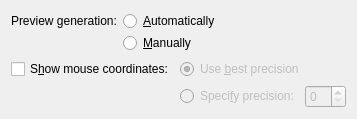
<?xml version="1.0" encoding="UTF-8"?>
<ui version="4.0">
 <class>ConfigPreviewWidget</class>
 <widget class="QWidget" name="ConfigPreviewWidget">
  <property name="windowTitle">
   <string>Preview</string>
  </property>
  <layout class="QVBoxLayout" name="verticalLayout">
   <item>
    <layout class="QFormLayout" name="buildFormLayout">
     <property name="verticalSpacing">
      <number>2</number>
     </property>
     <item row="0" column="0">
      <widget class="QLabel" name="buildLabel">
       <property name="whatsThis">
        <string>&lt;p&gt;Specify whether the preview should be generated automatically or manually.  If the option &quot;Automatically&quot; is checked, the TikZ code in the editor is compiled while editing.  If the option &quot;Manually&quot; is checked, a &quot;Build&quot; button is available and the TikZ code is only compiled when you press that button.&lt;/p&gt;</string>
       </property>
       <property name="text">
        <string>Preview generation:</string>
       </property>
      </widget>
     </item>
     <item row="0" column="1">
      <widget class="QRadioButton" name="buildAutomaticallyRadio">
       <property name="whatsThis">
        <string>&lt;p&gt;If this option is checked, the TikZ code in the editor is compiled while editing.&lt;/p&gt;</string>
       </property>
       <property name="text">
        <string>&amp;Automatically</string>
       </property>
       <attribute name="buttonGroup">
        <string notr="true">buildButtonGroup</string>
       </attribute>
      </widget>
     </item>
     <item row="1" column="1">
      <widget class="QRadioButton" name="buildManuallyRadio">
       <property name="whatsThis">
        <string>&lt;p&gt;If this option is checked, a &quot;Build&quot; button is available and the TikZ code is only compiled when you press that button.&lt;/p&gt;</string>
       </property>
       <property name="text">
        <string>&amp;Manually</string>
       </property>
       <attribute name="buttonGroup">
        <string notr="true">buildButtonGroup</string>
       </attribute>
      </widget>
     </item>
    </layout>
   </item>
   <item>
    <layout class="QFormLayout" name="coordinatesFormLayout">
     <item row="0" column="0">
      <widget class="QCheckBox" name="showCoordinatesCheck">
       <property name="whatsThis">
        <string>&lt;p&gt;If this option is checked, the coordinates of the mouse cursor in the preview are shown.&lt;/p&gt;</string>
       </property>
       <property name="text">
        <string>S&amp;how mouse coordinates:</string>
       </property>
      </widget>
     </item>
     <item row="0" column="1">
      <widget class="QRadioButton" name="bestPrecisionRadio">
       <property name="enabled">
        <bool>false</bool>
       </property>
       <property name="whatsThis">
        <string>&lt;p&gt;If this option is checked, the mouse coordinates are shown with enough precision but without redundant decimals.&lt;/p&gt;</string>
       </property>
       <property name="text">
        <string>Use &amp;best precision</string>
       </property>
       <property name="checked">
        <bool>true</bool>
       </property>
       <attribute name="buttonGroup">
        <string notr="true">precisionButtonGroup</string>
       </attribute>
      </widget>
     </item>
     <item row="1" column="1">
      <widget class="QWidget" name="specifyPrecisionWidget" native="true">
       <property name="enabled">
        <bool>false</bool>
       </property>
       <layout class="QHBoxLayout" name="horizontalLayout">
        <property name="margin">
         <number>0</number>
        </property>
        <item>
         <widget class="QRadioButton" name="specifyPrecisionRadio">
          <property name="whatsThis">
           <string>&lt;p&gt;If this option is checked, the mouse coordinates are shown with the specified number of decimals.&lt;/p&gt;</string>
          </property>
          <property name="text">
           <string>Speci&amp;fy precision:</string>
          </property>
          <attribute name="buttonGroup">
           <string notr="true">precisionButtonGroup</string>
          </attribute>
         </widget>
        </item>
        <item>
         <widget class="QSpinBox" name="specifyPrecisionSpinBox">
          <property name="enabled">
           <bool>false</bool>
          </property>
          <property name="whatsThis">
           <string>&lt;p&gt;Specify the number of decimals with which the mouse coordinates are shown.&lt;/p&gt;</string>
          </property>
         </widget>
        </item>
       </layout>
      </widget>
     </item>
    </layout>
   </item>
   <item>
    <spacer name="verticalSpacer">
     <property name="orientation">
      <enum>Qt::Vertical</enum>
     </property>
     <property name="sizeHint" stdset="0">
      <size>
       <width>20</width>
       <height>0</height>
      </size>
     </property>
    </spacer>
   </item>
  </layout>
 </widget>
 <resources>
  <include location="qtikz.qrc"/>
 </resources>
 <connections>
  <connection>
   <sender>showCoordinatesCheck</sender>
   <signal>toggled(bool)</signal>
   <receiver>bestPrecisionRadio</receiver>
   <slot>setEnabled(bool)</slot>
   <hints>
    <hint type="sourcelabel">
     <x>101</x>
     <y>245</y>
    </hint>
    <hint type="destinationlabel">
     <x>258</x>
     <y>245</y>
    </hint>
   </hints>
  </connection>
  <connection>
   <sender>showCoordinatesCheck</sender>
   <signal>toggled(bool)</signal>
   <receiver>specifyPrecisionWidget</receiver>
   <slot>setEnabled(bool)</slot>
   <hints>
    <hint type="sourcelabel">
     <x>101</x>
     <y>241</y>
    </hint>
    <hint type="destinationlabel">
     <x>287</x>
     <y>269</y>
    </hint>
   </hints>
  </connection>
  <connection>
   <sender>specifyPrecisionRadio</sender>
   <signal>toggled(bool)</signal>
   <receiver>specifyPrecisionSpinBox</receiver>
   <slot>setEnabled(bool)</slot>
   <hints>
    <hint type="sourcelabel">
     <x>255</x>
     <y>269</y>
    </hint>
    <hint type="destinationlabel">
     <x>351</x>
     <y>269</y>
    </hint>
   </hints>
  </connection>
 </connections>
 <buttongroups>
  <buttongroup name="buildButtonGroup"/>
  <buttongroup name="precisionButtonGroup"/>
 </buttongroups>
</ui>
